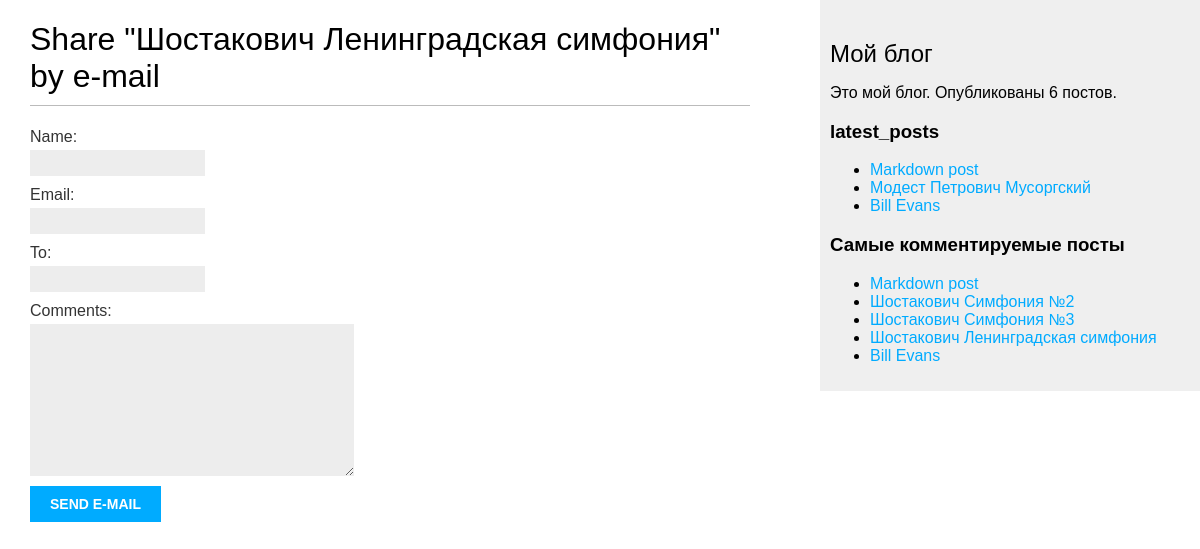
The page /blog/7/share/ on the database its author committed.
### blog/models.py (models this page shows, shortened)
class Post(models.Model):
    tags = TaggableManager()
    class Status(models.TextChoices):
        DRAFT = 'DF', 'Draft'
        PUBLISHED = 'PB', 'Published'
    title = models.CharField(max_length=250)
    slug = models.SlugField(max_length=250, unique_for_date='publish')
    author = models.ForeignKey(User,
                               on_delete=models.CASCADE,
                               related_name='blog_posts')
    body = models.TextField()
    publish = models.DateTimeField(default=timezone.now)
    created = models.DateTimeField(auto_now_add=True)
    updated = models.DateTimeField(auto_now=True)
    status = models.CharField(max_length=2,
                              choices=Status.choices,
                              default=Status.DRAFT)
    objects = models.Manager() # The default manager.
    published = PublishedManager() # Our custom manager.
    class Meta:
        ordering = ['-publish']
        indexes = [
            models.Index(fields=['-publish']),
        ]
    def get_absolute_url(self):
        return reverse('blog:post_detail', args=[self.publish.year, self.publish.month, self.publish.day, self.slug])

### blog/views.py (the view)
# urls.py: path('<int:post_id>/share/', views.post_share, name='post_share'),
def post_share(request, post_id):
    post = get_object_or_404(Post, id=post_id, \
                                   status=Post.Status.PUBLISHED)
    sent = False
    if request.method == 'POST':
        form = EmailPostForm(request.POST)
        if form.is_valid():
            cd = form.cleaned_data
            post_url = request.build_absolute_uri(post.get_absolute_url())
            subject = f"{cd['name']} recommends you read " \
                      f"{post.title}"
            message = f"Read {post.title} at {post_url}\n\n" \
                      f"{cd['name']}\'s comments: {cd['comments']}"
            send_mail(subject, message, 'yaroslav_sim97@mail.ru',
                      [cd['to']])
            sent = True
    else:
        form = EmailPostForm()
    return render(request, 'blog/post/share.html', {'post': post,
                                                    'form': form,
                                                    'sent': sent})

### blog/forms.py
class EmailPostForm(forms.Form):
    name = forms.CharField(max_length=25)
    email = forms.EmailField()
    to = forms.EmailField()
    comments = forms.CharField(required=False, widget=forms.Textarea)

### blog/models.py (called while the page is built)
    def get_queryset(self):
        return super().get_queryset()\
                      .filter(status=Post.Status.PUBLISHED)

### blog/templatetags/blog_tags.py (called while the page is built)
@register.simple_tag
def total_posts():
    return Post.published.count()

@register.inclusion_tag('blog/post/latest_posts.html')
def show_latest_posts(count=5):
    latest_posts = Post.published.order_by('-publish')[:count]
    return {'latest_posts': latest_posts}

@register.simple_tag
def get_most_commented_posts(count=5):
    return Post.published.annotate(total_comments=Count('comments')).order_by('-total_comments')[:count]

### blog/templates/blog/post/share.html (shortened to what this page needs)
{% extends "blog/base.html" %}
{% block content %}
  {% if sent %}
    <h1>E-mail successfully sent</h1>
    <p>
      "{{ post.title }}" was successfully sent to {{ form.cleaned_data.to }}.
    </p>
  {% else %}
    <h1>Share "{{ post.title }}" by e-mail</h1>
    <form method="post" novalidate>
      {{ form.as_p }}
      <input type="submit" value="Send e-mail">
    </form>
  {% endif %}
{% endblock %}

### blog/templates/blog/base.html (shortened to what this page needs)
{% load blog_tags %}
{% load static %}
<!DOCTYPE html>
<html>
<head>
  <link href="{% static "css/blog.css" %}" rel="stylesheet">
</head>
<body>
  <div id="content">
    {% block content %}
    {% endblock %}
  </div>
  <div id="sidebar">
    <h2>Мой блог</h2>
    <p>Это мой блог.
      Опубликованы {% total_posts %} постов.
    </p>
    <h3>latest_posts</h3>
    {% show_latest_posts 3 %}
    <h3>Самые комментируемые посты</h3>
    {% get_most_commented_posts as most_commented_posts %}
    <ul>
      {% for post in most_commented_posts %}
      <li>
        <a href="{{ post.get_absolute_url }}">{{ post.title }}</a>
      </li>
      {% endfor %}
    </ul>
  </div>
</body>
</html>

### blog/templates/blog/post/latest_posts.html
<ul>
    {% for post in latest_posts %}
        <li>
            <a href="{{ post.get_absolute_url }}">{{ post.title }}</a>
        </li>
    {% endfor %}
</ul>

### blog/static/css/blog.css (style rules this page uses)
body { margin:0; padding:0; font-family:helvetica, sans-serif; }
a { color:#00abff; text-decoration:none; }
h1 { font-weight:normal; border-bottom:1px solid #bbb; padding:0 0 10px 0; }
h2 { font-weight:normal; margin:30px 0 0; }
#content { float:left; width:60%; padding:0 0 0 30px; }
#sidebar { float:right; width:30%; padding:10px; background:#efefef; height:100%; }
label { float:left; clear:both; color:#333; margin-bottom:4px; }
input, textarea { clear:both; float:left; margin:0 0 10px; background:#ededed; border:0; padding:6px 10px; font-size:12px; }
input[type=submit] { font-weight:bold; background:#00abff; color:#fff; padding:10px 20px; font-size:14px; text-transform:uppercase; }

### rows shown on the page
Post: title "Шостакович Ленинградская симфония"
Post: title "Markdown post"
Post: title "Модест Петрович Мусоргский"
Post: title "Bill Evans"
Post: title "Шостакович Симфония №2"
Post: title "Шостакович Симфония №3"
